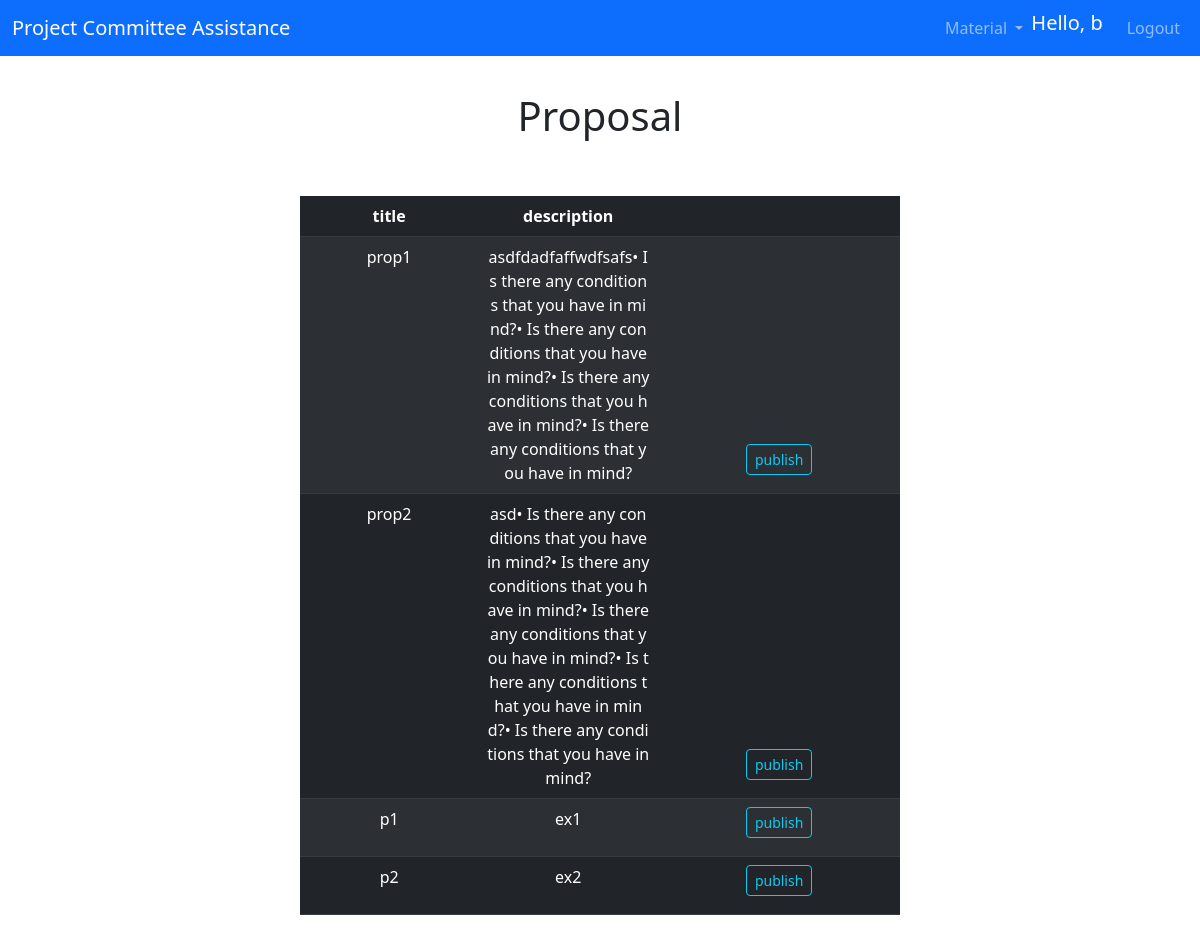
The app's page /publish_proposal (signed in) with its own data.
### app/models.py (models this page shows, shortened)
class User(UserMixin,db.Model):
    id = db.Column(db.Integer, primary_key=True)
    username = db.Column(db.String(64), index=True, unique=True, nullable=False)
    email = db.Column(db.String(120), index=True, unique=True, nullable=False)
    password_hash = db.Column(db.String(128), nullable=False)
    admin = db.Column(db.Boolean, default=False)
    faculty = db.Column(db.Boolean, default=False)
    student = db.Column(db.Boolean, default=False)
    leader = db.Column(db.Boolean, default=False)
    sId = db.Column(db.Integer)
    gpa = db.Column(db.Float)
    member = db.Column(db.Integer, db.ForeignKey('group.id'))
    author = db.relationship('Proposal', backref='user', lazy=True)

class Proposal(db.Model):
    id = db.Column(db.Integer, primary_key=True,)
    title = db.Column(db.String(64), index=True, unique=True, nullable=False)
    desc = db.Column(db.String(2064), index=True, nullable=False)
    published = db.Column(db.Boolean, default=False)
    owned = db.Column(db.Boolean, default=False)
    author = db.Column(db.Integer, db.ForeignKey('user.id'))
    holder = db.Column(db.Integer, db.ForeignKey('group.id'))

### app/routes.py (the view)
@app.route('/publish_proposal', methods=['GET', 'POST'])
@login_required
def publishProposal():
    proposals = Proposal.query.filter_by()
    return render_template("publish_proposal.html", title='Publish Proposal', proposals = proposals)

### app/models.py (called while the page is built)
@login.user_loader
def load_user(id):
    return User.query.get(int(id))

### app/templates/publish_proposal.html
{% extends "base.html" %}
{% block content %}
<h1 class="d-flex aligns-items-center justify-content-center header" style= "margin-top: 3%;">Proposal</h1>
<br>
<br>
{%if proposals %}
<div class="text-center" style="margin-left : 25% ;width: 50%;">
    <table class="table d-table table-dark table-striped">
        <thead>
            <tr>
            <th scope="col">title</th>
            <th scope="col">description</th>
            <th scope="col"></th>
            </tr>
        </thead>
        <tbody>
            {% for proposal in proposals %}
            <tr>
                <td>{{ proposal.title }}</td>
                <td style="width: 30%; word-break: break-all;">{{ proposal.desc }}</td>
                {%if not proposal.published %}
                <td style="vertical-align: bottom;">
                    <a href="{{ url_for('publishProposals', id=proposal.id) }}" class="btn btn-outline-info btn-sm" style="margin-bottom: 10px;">publish</a>
                </td>
                {% else %}
                <td style="vertical-align: bottom;">
                    <a href="{{ url_for('publishProposals', id=proposal.id) }}" class="btn btn-outline-danger btn-sm" style="margin-bottom: 10px;">unpublish</a>
                </td>
                {% endif %}
            </tr>
            {% endfor %}
        </tbody>
    </table>
    </div>
{% endif %}
{% endblock %}

### app/templates/base.html (shortened to what this page needs)
<!DOCTYPE html>
<html>
    <head>
        <link href="https://cdn.jsdelivr.net/npm/bootstrap@5.3.0-alpha1/dist/css/bootstrap.min.css" rel="stylesheet">
    </head>
    <body>
        <nav class="navbar navbar-expand-lg navbar-dark bg-primary">
            <div class="container-fluid">
              <a class="navbar-brand" href="{{ url_for('index') }}">Project Committee Assistance</a>
              <div class="collapse navbar-collapse" id="navbarSupportedContent">
                <ul class="navbar-nav ms-auto mb-2 mb-lg-0">
                  <li class="nav-item dropdown">
                    <a class="nav-link dropdown-toggle" href="#" role="button" data-bs-toggle="dropdown" aria-expanded="false">
                      Material
                    </a>
                  </li>
                  {% if current_user.is_anonymous %}
                  <li class="nav-item">
                    <a class="nav-link" href="{{ url_for('loginChoice') }}" >Login</a>
                  </li>
                  <li class="nav-item">
                    <a class="nav-link" href="{{ url_for('registerChoice') }}" >Register</a>
                  </li>
                  {% else %}
                  <li class="nav-item">
                    <span class="navbar-brand">Hello, {{current_user.username}}</span>
                  </li>
                  <li class="nav-item">
                    <a class="nav-link" href="{{ url_for('logout') }}" >Logout</a>
                  </li>
                {% endif %}
                </ul>
              </div>
            </div>
          </nav>
        {% block content %}{% endblock %}
    </body>
</html>

### records on screen
User: username "b"
Proposal: title "prop1", desc "asdfdadfaffwdfsafs• Is there any conditions that you have in mind?• Is there any conditions that you have in mind?• Is there any conditions that you have in mind?• Is there any conditions that you have in mind?"
Proposal: title "prop2", desc "asd• Is there any conditions that you have in mind?• Is there any conditions that you have in mind?• Is there any conditions that you have in mind?• Is there any conditions that you have in mind?• Is there any conditions that you have in mind?"
Proposal: title "p1", desc "ex1"
Proposal: title "p2", desc "ex2"
